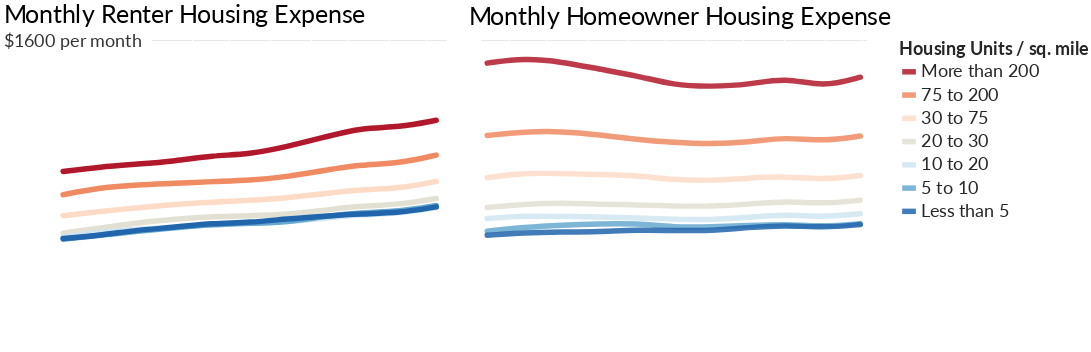

Notebook source saved alongside this figure:
### Code cell
comb_hous_den_chart = (rent_hous_den_chart | mort_hous_den_chart).configure_legend(orient='none', legendX=1250, legendY=0, titleFont='Lato', titleFontSize=26, titleOpacity=.85, titleLimit=300, labelFont='Lato', labelFontSize=26, labelOpacity=.85, labelLimit=300, symbolSize=400, symbolStrokeWidth=8)
comb_hous_den_chart

### Figure 1 — Vega-Lite specification as saved in the notebook (floating-point values rounded to 4 significant figures)
{"width": 600, "height": 400, "background": "white", "config": {"title": {"fontWeight": "normal", "fontSize": 36, "anchor": "start", "font": "Lato", "offset": 5}, "axisX": {"grid": false, "labelFont": "Lato", "labelFontSize": 16, "labelAngle": 0, "labelPadding": 10, "ticks": false, "tickSize": 5, "title": null, "titleFont": "Lato", "titleFontSize": 16, "titleFontWeight": "normal", "titleY": 30, "titleX": 280}, "axisY": {"grid": true, "gridOpacity": 1, "labelFont": "Lato", "labelFontSize": 16, "labelLimit": 100, "labelAlign": "left", "labelPadding": 20, "ticks": false, "title": null, "titleFont": "Lato", "titleFontWeight": "normal", "titleFontSize": 16, "titleAlign": "left", "titleAngle": 0, "titleY": -20, "titleX": -20, "domainWidth": 0}, "view": {"strokeOpacity": 0}, "legend": {"labelFont": "Lato", "labelFontSize": 26, "labelLimit": 300, "labelOpacity": 0.85, "legendX": 1250, "legendY": 0, "orient": "none", "symbolSize": 400, "symbolStrokeWidth": 8, "titleFont": "Lato", "titleFontSize": 26, "titleLimit": 300, "titleOpacity": 0.85}}, "hconcat": [{"layer": [{"data": {"name": "data-b49a0cdf3328dc2a7dabf79cc313ddba"}, "mark": {"type": "line", "interpolate": "basis", "size": 8, "strokeCap": "round"}, "encoding": {"color": {"type": "nominal", "field": "Hous_Den", "scale": {"domain": ["More than 200", "75 to 200", "30 to 75", "20 to 30", "10 to 20", "5 to 10", "Less than 5"], "range": ["#b2182b", "#ef8a62", "#fddbc7", "#e2e0d3", "#d1e5f0", "#67a9cf", "#2166ac"]}, "title": "Housing Units / sq. mile"}, "x": {"type": "ordinal", "axis": {"labelFontSize": 26, "labelOpacity": 0.8, "tickSize": 10, "ticks": true, "values": [2008, 2018]}, "field": "Year"}, "y": {"type": "quantitative", "axis": {"format": "a", "labelFontSize": 26, "labelOpacity": 0.7, "labelPadding": 60, "titleFontSize": 26, "titleOpacity": 0.8, "titleX": -60, "titleY": -30, "values": [400, 800, 1200]}, "field": "Med_Rent", "scale": {"domain": [0, 1600]}, "title": "Counties grouped by housing density"}}, "title": "Monthly Renter Housing Expense"}, {"data": {"name": "data-60db414ad589af0d032e4fa4a78314f1"}, "mark": {"type": "text", "dx": 14, "dy": 0, "font": "lato", "fontSize": 26, "opacity": 0.8}, "encoding": {"text": {"type": "nominal", "field": "text"}, "x": {"type": "ordinal", "field": "x"}, "y": {"type": "quantitative", "field": "y"}}}, {"data": {"name": "data-cd1b470d405c37f5481e2988503378bd"}, "mark": {"type": "text", "dx": 18, "dy": -4, "fontSize": 11.5, "fontWeight": "bold", "opacity": 0.09}, "encoding": {"text": {"type": "nominal", "field": "text"}, "x": {"type": "ordinal", "axis": null, "field": "x"}, "y": {"type": "quantitative", "axis": null, "field": "y"}}}], "height": 450, "width": 600}, {"layer": [{"data": {"name": "data-ddd259a781672235c11b0d81211c14ff"}, "mark": {"type": "line", "interpolate": "basis", "opacity": 0.85, "size": 8, "strokeCap": "round"}, "encoding": {"color": {"type": "nominal", "field": "Hous_Den", "scale": {"domain": ["More than 200", "75 to 200", "30 to 75", "20 to 30", "10 to 20", "5 to 10", "Less than 5"], "range": ["#b2182b", "#ef8a62", "#fddbc7", "#e2e0d3", "#d1e5f0", "#67a9cf", "#2166ac"]}, "title": "Housing Units / sq. mile"}, "x": {"type": "ordinal", "axis": {"labelFontSize": 26, "labelOpacity": 0.8, "tickSize": 10, "ticks": true, "values": [2008, 2018]}, "field": "Year"}, "y": {"type": "quantitative", "axis": {"format": "a", "labelFontSize": 26, "labelOpacity": 0, "labelPadding": 0, "titleFontSize": 26, "titleOpacity": 0.8, "titleX": 0, "titleY": -35, "values": [400, 800, 1200]}, "field": "Med_Mort", "scale": {"domain": [0, 1600]}, "title": "Counties grouped by housing density"}}, "title": "Monthly Homeowner Housing Expense"}, {"data": {"name": "data-0b95ab34ce1d017acaa00b8abd1eeb9c"}, "mark": {"type": "text", "dx": 0, "dy": -4, "fontSize": 11.5, "fontWeight": "bold", "opacity": 0.09}, "encoding": {"text": {"type": "nominal", "field": "text"}, "x": {"type": "ordinal", "axis": null, "field": "x"}, "y": {"type": "quantitative", "axis": null, "field": "y"}}}], "height": 450, "width": 600}], "$schema": "https://vega.github.io/schema/vega-lite/v4.0.0.json", "datasets": {"data-b49a0cdf3328dc2a7dabf79cc313ddba": [{"Year": 2008, "Hous_Den": "More than 200", "Med_Rent": 922.0, "pct_chg": 0.06467, "Order": 200}, {"Year": 2009, "Hous_Den": "More than 200", "Med_Rent": 946.0, "pct_chg": 0.02603, "Order": 200}, {"Year": 2010, "Hous_Den": "More than 200", "Med_Rent": 960.0, "pct_chg": 0.0148, "Order": 200}, {"Year": 2011, "Hous_Den": "More than 200", "Med_Rent": 976.0, "pct_chg": 0.01667, "Order": 200}, {"Year": 2012, "Hous_Den": "More than 200", "Med_Rent": 1005.0, "pct_chg": 0.02971, "Order": 200}, {"Year": 2013, "Hous_Den": "More than 200", "Med_Rent": 1011.0, "pct_chg": 0.00597, "Order": 200}, {"Year": 2014, "Hous_Den": "More than 200", "Med_Rent": 1051.0, "pct_chg": 0.03956, "Order": 200}, {"Year": 2015, "Hous_Den": "More than 200", "Med_Rent": 1100.0, "pct_chg": 0.04662, "Order": 200}, {"Year": 2016, "Hous_Den": "More than 200", "Med_Rent": 1150.0, "pct_chg": 0.04545, "Order": 200}, {"Year": 2017, "Hous_Den": "More than 200", "Med_Rent": 1151.0, "pct_chg": 0.0008696, "Order": 200}, {"Year": 2018, "Hous_Den": "More than 200", "Med_Rent": 1188.0, "pct_chg": 0.03215, "Order": 200}, {"Year": 2008, "Hous_Den": "75 to 200", "Med_Rent": 801.0, "pct_chg": 0.003759, "Order": 200}, {"Year": 2009, "Hous_Den": "75 to 200", "Med_Rent": 838.0, "pct_chg": 0.04619, "Order": 200}, {"Year": 2010, "Hous_Den": "75 to 200", "Med_Rent": 853.0, "pct_chg": 0.0179, "Order": 200}, {"Year": 2011, "Hous_Den": "75 to 200", "Med_Rent": 860.0, "pct_chg": 0.008206, "Order": 200}, {"Year": 2012, "Hous_Den": "75 to 200", "Med_Rent": 870.0, "pct_chg": 0.01163, "Order": 200}, {"Year": 2013, "Hous_Den": "75 to 200", "Med_Rent": 875.0, "pct_chg": 0.005747, "Order": 200}, {"Year": 2014, "Hous_Den": "75 to 200", "Med_Rent": 894.0, "pct_chg": 0.02171, "Order": 200}, {"Year": 2015, "Hous_Den": "75 to 200", "Med_Rent": 928.0, "pct_chg": 0.03803, "Order": 200}, {"Year": 2016, "Hous_Den": "75 to 200", "Med_Rent": 958.0, "pct_chg": 0.03233, "Order": 200}, {"Year": 2017, "Hous_Den": "75 to 200", "Med_Rent": 964.0, "pct_chg": 0.006263, "Order": 200}, {"Year": 2018, "Hous_Den": "75 to 200", "Med_Rent": 1007.0, "pct_chg": 0.04461, "Order": 200}, {"Year": 2008, "Hous_Den": "30 to 75", "Med_Rent": 692.0, "pct_chg": -0.2354, "Order": 75}, {"Year": 2009, "Hous_Den": "30 to 75", "Med_Rent": 715.0, "pct_chg": 0.03324, "Order": 75}, {"Year": 2010, "Hous_Den": "30 to 75", "Med_Rent": 733.0, "pct_chg": 0.02517, "Order": 75}, {"Year": 2011, "Hous_Den": "30 to 75", "Med_Rent": 752.0, "pct_chg": 0.02592, "Order": 75}, {"Year": 2012, "Hous_Den": "30 to 75", "Med_Rent": 762.0, "pct_chg": 0.0133, "Order": 75}, {"Year": 2013, "Hous_Den": "30 to 75", "Med_Rent": 772.0, "pct_chg": 0.01312, "Order": 75}, {"Year": 2014, "Hous_Den": "30 to 75", "Med_Rent": 784.0, "pct_chg": 0.01554, "Order": 75}, {"Year": 2015, "Hous_Den": "30 to 75", "Med_Rent": 807.0, "pct_chg": 0.02934, "Order": 75}, {"Year": 2016, "Hous_Den": "30 to 75", "Med_Rent": 828.0, "pct_chg": 0.02602, "Order": 75}, {"Year": 2017, "Hous_Den": "30 to 75", "Med_Rent": 833.2, "pct_chg": 0.1389, "Order": 75}, {"Year": 2018, "Hous_Den": "30 to 75", "Med_Rent": 870.4, "pct_chg": 0.03287, "Order": 75}, {"Year": 2008, "Hous_Den": "20 to 30", "Med_Rent": 601.0, "pct_chg": -0.3044, "Order": 30}, {"Year": 2009, "Hous_Den": "20 to 30", "Med_Rent": 629.0, "pct_chg": 0.04659, "Order": 30}, {"Year": 2010, "Hous_Den": "20 to 30", "Med_Rent": 656.0, "pct_chg": 0.04293, "Order": 30}, {"Year": 2011, "Hous_Den": "20 to 30", "Med_Rent": 674.0, "pct_chg": 0.02744, "Order": 30}, {"Year": 2012, "Hous_Den": "20 to 30", "Med_Rent": 688.0, "pct_chg": 0.02077, "Order": 30}, {"Year": 2013, "Hous_Den": "20 to 30", "Med_Rent": 691.0, "pct_chg": 0.00436, "Order": 30}, {"Year": 2014, "Hous_Den": "20 to 30", "Med_Rent": 698.0, "pct_chg": 0.01013, "Order": 30}, {"Year": 2015, "Hous_Den": "20 to 30", "Med_Rent": 720.0, "pct_chg": 0.03152, "Order": 30}, {"Year": 2016, "Hous_Den": "20 to 30", "Med_Rent": 744.0, "pct_chg": 0.03333, "Order": 30}, {"Year": 2017, "Hous_Den": "20 to 30", "Med_Rent": 748.7, "pct_chg": 0.2245, "Order": 30}, {"Year": 2018, "Hous_Den": "20 to 30", "Med_Rent": 782.1, "pct_chg": -0.006586, "Order": 30}, {"Year": 2008, "Hous_Den": "10 to 20", "Med_Rent": 583.0, "pct_chg": null, "Order": 20}, {"Year": 2009, "Hous_Den": "10 to 20", "Med_Rent": 608.0, "pct_chg": 0.04288, "Order": 20}, {"Year": 2010, "Hous_Den": "10 to 20", "Med_Rent": 622.0, "pct_chg": 0.02303, "Order": 20}, {"Year": 2011, "Hous_Den": "10 to 20", "Med_Rent": 632.0, "pct_chg": 0.01608, "Order": 20}, {"Year": 2012, "Hous_Den": "10 to 20", "Med_Rent": 646.0, "pct_chg": 0.02215, "Order": 20}, {"Year": 2013, "Hous_Den": "10 to 20", "Med_Rent": 650.0, "pct_chg": 0.006192, "Order": 20}, {"Year": 2014, "Hous_Den": "10 to 20", "Med_Rent": 660.0, "pct_chg": 0.01538, "Order": 20}, {"Year": 2015, "Hous_Den": "10 to 20", "Med_Rent": 679.0, "pct_chg": 0.02879, "Order": 20}, {"Year": 2016, "Hous_Den": "10 to 20", "Med_Rent": 699.0, "pct_chg": 0.02946, "Order": 20}, {"Year": 2017, "Hous_Den": "10 to 20", "Med_Rent": 703.4, "pct_chg": 0.196, "Order": 20}, {"Year": 2018, "Hous_Den": "10 to 20", "Med_Rent": 734.8, "pct_chg": 0.03349, "Order": 20}, {"Year": 2008, "Hous_Den": "5 to 10", "Med_Rent": 570.0, "pct_chg": -0.4148, "Order": 10}, {"Year": 2009, "Hous_Den": "5 to 10", "Med_Rent": 590.0, "pct_chg": 0.03509, "Order": 10}, {"Year": 2010, "Hous_Den": "5 to 10", "Med_Rent": 611.0, "pct_chg": 0.03559, "Order": 10}, {"Year": 2011, "Hous_Den": "5 to 10", "Med_Rent": 630.0, "pct_chg": 0.0311, "Order": 10}, {"Year": 2012, "Hous_Den": "5 to 10", "Med_Rent": 646.0, "pct_chg": 0.0254, "Order": 10}, {"Year": 2013, "Hous_Den": "5 to 10", "Med_Rent": 653.0, "pct_chg": 0.01084, "Order": 10}, {"Year": 2014, "Hous_Den": "5 to 10", "Med_Rent": 658.0, "pct_chg": 0.007657, "Order": 10}, {"Year": 2015, "Hous_Den": "5 to 10", "Med_Rent": 689.0, "pct_chg": 0.04711, "Order": 10}, {"Year": 2016, "Hous_Den": "5 to 10", "Med_Rent": 709.0, "pct_chg": 0.02903, "Order": 10}, {"Year": 2017, "Hous_Den": "5 to 10", "Med_Rent": 713.4, "pct_chg": 0.1382, "Order": 10}, {"Year": 2018, "Hous_Den": "5 to 10", "Med_Rent": 745.3, "pct_chg": -0.01115, "Order": 10}, {"Year": 2008, "Hous_Den": "Less than 5", "Med_Rent": 574.0, "pct_chg": -0.43, "Order": 5}, {"Year": 2009, "Hous_Den": "Less than 5", "Med_Rent": 590.0, "pct_chg": 0.02787, "Order": 5}, {"Year": 2010, "Hous_Den": "Less than 5", "Med_Rent": 618.0, "pct_chg": 0.04746, "Order": 5}, {"Year": 2011, "Hous_Den": "Less than 5", "Med_Rent": 632.0, "pct_chg": 0.02265, "Order": 5}, {"Year": 2012, "Hous_Den": "Less than 5", "Med_Rent": 653.0, "pct_chg": 0.03323, "Order": 5}, {"Year": 2013, "Hous_Den": "Less than 5", "Med_Rent": 656.0, "pct_chg": 0.004594, "Order": 5}, {"Year": 2014, "Hous_Den": "Less than 5", "Med_Rent": 676.0, "pct_chg": 0.03049, "Order": 5}, {"Year": 2015, "Hous_Den": "Less than 5", "Med_Rent": 690.0, "pct_chg": 0.02071, "Order": 5}, {"Year": 2016, "Hous_Den": "Less than 5", "Med_Rent": 702.0, "pct_chg": 0.01739, "Order": 5}, {"Year": 2017, "Hous_Den": "Less than 5", "Med_Rent": 706.4, "pct_chg": 0.02991, "Order": 5}, {"Year": 2018, "Hous_Den": "Less than 5", "Med_Rent": 737.9, "pct_chg": 0.1978, "Order": 5}], "data-60db414ad589af0d032e4fa4a78314f1": [{"x": 2008, "y": 1600, "text": "$1600 per month"}], "data-cd1b470d405c37f5481e2988503378bd": [{"x": 2014, "y": 1600, "text": "________________________________________________________________________"}], "data-ddd259a781672235c11b0d81211c14ff": [{"Year": 2008, "Hous_Den": "More than 200", "Med_Mort": 1485.0, "pct_chg": 1.459, "Order": 200}, {"Year": 2009, "Hous_Den": "More than 200", "Med_Mort": 1511.0, "pct_chg": 0.01751, "Order": 200}, {"Year": 2010, "Hous_Den": "More than 200", "Med_Mort": 1492.0, "pct_chg": -0.01257, "Order": 200}, {"Year": 2011, "Hous_Den": "More than 200", "Med_Mort": 1454.0, "pct_chg": -0.02547, "Order": 200}, {"Year": 2012, "Hous_Den": "More than 200", "Med_Mort": 1421.0, "pct_chg": -0.0227, "Order": 200}, {"Year": 2013, "Hous_Den": "More than 200", "Med_Mort": 1370.0, "pct_chg": -0.03589, "Order": 200}, {"Year": 2014, "Hous_Den": "More than 200", "Med_Mort": 1363.0, "pct_chg": -0.005109, "Order": 200}, {"Year": 2015, "Hous_Den": "More than 200", "Med_Mort": 1372.0, "pct_chg": 0.006603, "Order": 200}, {"Year": 2016, "Hous_Den": "More than 200", "Med_Mort": 1412.0, "pct_chg": 0.02915, "Order": 200}, {"Year": 2017, "Hous_Den": "More than 200", "Med_Mort": 1359.0, "pct_chg": -0.03754, "Order": 200}, {"Year": 2018, "Hous_Den": "More than 200", "Med_Mort": 1412.0, "pct_chg": 0.039, "Order": 200}, {"Year": 2008, "Hous_Den": "75 to 200", "Med_Mort": 1109.0, "pct_chg": 0.6528, "Order": 200}, {"Year": 2009, "Hous_Den": "75 to 200", "Med_Mort": 1129.0, "pct_chg": 0.01803, "Order": 200}, {"Year": 2010, "Hous_Den": "75 to 200", "Med_Mort": 1131.0, "pct_chg": 0.001771, "Order": 200}, {"Year": 2011, "Hous_Den": "75 to 200", "Med_Mort": 1113.0, "pct_chg": -0.01592, "Order": 200}, {"Year": 2012, "Hous_Den": "75 to 200", "Med_Mort": 1088.0, "pct_chg": -0.02246, "Order": 200}, {"Year": 2013, "Hous_Den": "75 to 200", "Med_Mort": 1073.0, "pct_chg": -0.01379, "Order": 200}, {"Year": 2014, "Hous_Den": "75 to 200", "Med_Mort": 1065.0, "pct_chg": -0.007456, "Order": 200}, {"Year": 2015, "Hous_Den": "75 to 200", "Med_Mort": 1074.0, "pct_chg": 0.008451, "Order": 200}, {"Year": 2016, "Hous_Den": "75 to 200", "Med_Mort": 1101.0, "pct_chg": 0.02514, "Order": 200}, {"Year": 2017, "Hous_Den": "75 to 200", "Med_Mort": 1078.0, "pct_chg": -0.02089, "Order": 200}, {"Year": 2018, "Hous_Den": "75 to 200", "Med_Mort": 1106.0, "pct_chg": 0.02597, "Order": 200}, {"Year": 2008, "Hous_Den": "30 to 75", "Med_Mort": 890.0, "pct_chg": -0.01221, "Order": 75}, {"Year": 2009, "Hous_Den": "30 to 75", "Med_Mort": 915.0, "pct_chg": 0.02809, "Order": 75}, {"Year": 2010, "Hous_Den": "30 to 75", "Med_Mort": 911.0, "pct_chg": -0.004372, "Order": 75}, {"Year": 2011, "Hous_Den": "30 to 75", "Med_Mort": 906.0, "pct_chg": -0.005488, "Order": 75}, {"Year": 2012, "Hous_Den": "30 to 75", "Med_Mort": 901.0, "pct_chg": -0.005519, "Order": 75}, {"Year": 2013, "Hous_Den": "30 to 75", "Med_Mort": 878.0, "pct_chg": -0.02553, "Order": 75}, {"Year": 2014, "Hous_Den": "30 to 75", "Med_Mort": 874.0, "pct_chg": -0.004556, "Order": 75}, {"Year": 2015, "Hous_Den": "30 to 75", "Med_Mort": 888.0, "pct_chg": 0.01602, "Order": 75}, {"Year": 2016, "Hous_Den": "30 to 75", "Med_Mort": 897.0, "pct_chg": 0.01014, "Order": 75}, {"Year": 2017, "Hous_Den": "30 to 75", "Med_Mort": 878.3, "pct_chg": 0.04905, "Order": 75}, {"Year": 2018, "Hous_Den": "30 to 75", "Med_Mort": 901.1, "pct_chg": 0.05739, "Order": 75}, {"Year": 2008, "Hous_Den": "20 to 30", "Med_Mort": 735.0, "pct_chg": -0.1176, "Order": 30}, {"Year": 2009, "Hous_Den": "20 to 30", "Med_Mort": 752.0, "pct_chg": 0.02313, "Order": 30}, {"Year": 2010, "Hous_Den": "20 to 30", "Med_Mort": 760.0, "pct_chg": 0.01064, "Order": 30}, {"Year": 2011, "Hous_Den": "20 to 30", "Med_Mort": 751.0, "pct_chg": -0.01184, "Order": 30}, {"Year": 2012, "Hous_Den": "20 to 30", "Med_Mort": 749.0, "pct_chg": -0.002663, "Order": 30}, {"Year": 2013, "Hous_Den": "20 to 30", "Med_Mort": 742.0, "pct_chg": -0.009346, "Order": 30}, {"Year": 2014, "Hous_Den": "20 to 30", "Med_Mort": 741.0, "pct_chg": -0.001348, "Order": 30}, {"Year": 2015, "Hous_Den": "20 to 30", "Med_Mort": 751.0, "pct_chg": 0.0135, "Order": 30}, {"Year": 2016, "Hous_Den": "20 to 30", "Med_Mort": 769.0, "pct_chg": 0.02397, "Order": 30}, {"Year": 2017, "Hous_Den": "20 to 30", "Med_Mort": 752.9, "pct_chg": 0.3095, "Order": 30}, {"Year": 2018, "Hous_Den": "20 to 30", "Med_Mort": 772.5, "pct_chg": -0.1053, "Order": 30}, {"Year": 2008, "Hous_Den": "10 to 20", "Med_Mort": 677.0, "pct_chg": null, "Order": 20}, {"Year": 2009, "Hous_Den": "10 to 20", "Med_Mort": 692.0, "pct_chg": 0.02216, "Order": 20}, {"Year": 2010, "Hous_Den": "10 to 20", "Med_Mort": 688.0, "pct_chg": -0.00578, "Order": 20}, {"Year": 2011, "Hous_Den": "10 to 20", "Med_Mort": 686.0, "pct_chg": -0.002907, "Order": 20}, {"Year": 2012, "Hous_Den": "10 to 20", "Med_Mort": 680.0, "pct_chg": -0.008746, "Order": 20}, {"Year": 2013, "Hous_Den": "10 to 20", "Med_Mort": 674.0, "pct_chg": -0.008824, "Order": 20}, {"Year": 2014, "Hous_Den": "10 to 20", "Med_Mort": 670.0, "pct_chg": -0.005935, "Order": 20}, {"Year": 2015, "Hous_Den": "10 to 20", "Med_Mort": 683.0, "pct_chg": 0.0194, "Order": 20}, {"Year": 2016, "Hous_Den": "10 to 20", "Med_Mort": 699.0, "pct_chg": 0.02343, "Order": 20}, {"Year": 2017, "Hous_Den": "10 to 20", "Med_Mort": 684.4, "pct_chg": 0.309, "Order": 20}, {"Year": 2018, "Hous_Den": "10 to 20", "Med_Mort": 702.2, "pct_chg": -0.08962, "Order": 20}, {"Year": 2008, "Hous_Den": "5 to 10", "Med_Mort": 612.0, "pct_chg": -0.3849, "Order": 10}, {"Year": 2009, "Hous_Den": "5 to 10", "Med_Mort": 632.0, "pct_chg": 0.03268, "Order": 10}, {"Year": 2010, "Hous_Den": "5 to 10", "Med_Mort": 643.0, "pct_chg": 0.01741, "Order": 10}, {"Year": 2011, "Hous_Den": "5 to 10", "Med_Mort": 650.0, "pct_chg": 0.01089, "Order": 10}, {"Year": 2012, "Hous_Den": "5 to 10", "Med_Mort": 653.0, "pct_chg": 0.004615, "Order": 10}, {"Year": 2013, "Hous_Den": "5 to 10", "Med_Mort": 631.0, "pct_chg": -0.03369, "Order": 10}, {"Year": 2014, "Hous_Den": "5 to 10", "Med_Mort": 634.0, "pct_chg": 0.004754, "Order": 10}, {"Year": 2015, "Hous_Den": "5 to 10", "Med_Mort": 641.0, "pct_chg": 0.01104, "Order": 10}, {"Year": 2016, "Hous_Den": "5 to 10", "Med_Mort": 648.0, "pct_chg": 0.01092, "Order": 10}, {"Year": 2017, "Hous_Den": "5 to 10", "Med_Mort": 634.5, "pct_chg": 0.3472, "Order": 10}, {"Year": 2018, "Hous_Den": "5 to 10", "Med_Mort": 650.9, "pct_chg": -0.2314, "Order": 10}, {"Year": 2008, "Hous_Den": "Less than 5", "Med_Mort": 590.0, "pct_chg": -0.4665, "Order": 5}, {"Year": 2009, "Hous_Den": "Less than 5", "Med_Mort": 604.0, "pct_chg": 0.02373, "Order": 5}, {"Year": 2010, "Hous_Den": "Less than 5", "Med_Mort": 607.0, "pct_chg": 0.004967, "Order": 5}, {"Year": 2011, "Hous_Den": "Less than 5", "Med_Mort": 609.0, "pct_chg": 0.003295, "Order": 5}, {"Year": 2012, "Hous_Den": "Less than 5", "Med_Mort": 618.0, "pct_chg": 0.01478, "Order": 5}, {"Year": 2013, "Hous_Den": "Less than 5", "Med_Mort": 615.0, "pct_chg": -0.004854, "Order": 5}, {"Year": 2014, "Hous_Den": "Less than 5", "Med_Mort": 614.0, "pct_chg": -0.001626, "Order": 5}, {"Year": 2015, "Hous_Den": "Less than 5", "Med_Mort": 631.0, "pct_chg": 0.02769, "Order": 5}, {"Year": 2016, "Hous_Den": "Less than 5", "Med_Mort": 643.0, "pct_chg": 0.01902, "Order": 5}, {"Year": 2017, "Hous_Den": "Less than 5", "Med_Mort": 629.6, "pct_chg": -0.04821, "Order": 5}, {"Year": 2018, "Hous_Den": "Less than 5", "Med_Mort": 645.9, "pct_chg": -0.01307, "Order": 5}], "data-0b95ab34ce1d017acaa00b8abd1eeb9c": [{"x": 2013, "y": 1600, "text": "______________________________________________________________________________________________"}]}}
